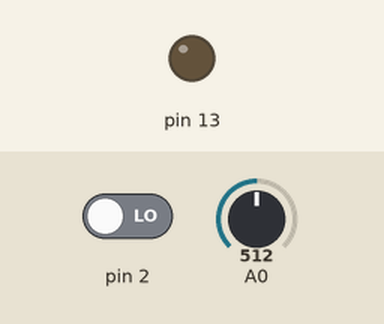
The sketch below on a simulated Arduino Uno, built with avr-gcc and run on an emulated ATmega328P. Shown: output pins drawn as LEDs (lit = HIGH). Inputs (shaded band) come from the test bench; at power-on: pin 2 LOW, A0 = 512. What the sketch prints to the serial monitor is not drawn.

Above: at 1.2 s.
1.3 s: pin 2 driven HIGH
At 1.7 s:
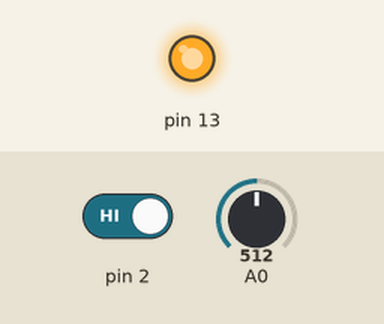
2.8 s: pin 2 driven LOW
At 3.8 s:
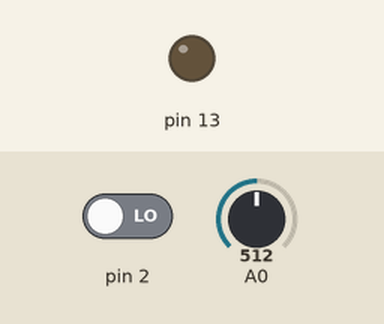
Timing chart, 0 to 5.8 s (numbered marks = the images above; inputs shaded):
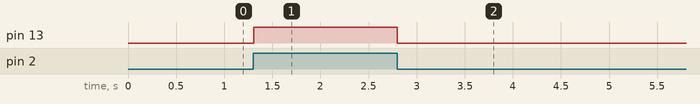

Measured:
- after the input at 1.3 s, pin 13: LOW → HIGH at once
- after the input at 2.8 s, pin 13: HIGH → LOW at once

The sketch:

028-shock-flyingfish.ino
```cpp
/*
  028 - flying fish - vibrazioni / shock
*/

void setup() {
  Serial.begin(9600);
  pinMode(13, OUTPUT);
  pinMode(2, INPUT);
}

void loop() {
  int v = analogRead(A0);
  Serial.println(v);

  if (digitalRead(2)) {
    digitalWrite(13, HIGH);
  } else {
    digitalWrite(13, LOW);
  }
  delay(10);

}
```
